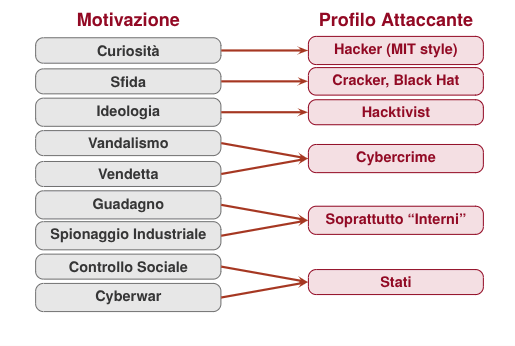
#> input picture Cyber security/img/Pasted image 20260928113901.png, 515 x 346 px, given in place of the camera
$ python ex01_components.py
#> lines starting #> are read from the running program, lines starting #| are printed output that depends on the picture; after the words box and inside, x2 and y2 are one past the last pixel; in counts of white or black regions, pixels touching at a corner belong together
### Image processing/image-processing-labs/labs/common/io.py
"""Small image, camera, and montage helpers provided to students."""

from collections.abc import Iterator, Sequence
from contextlib import contextmanager
from pathlib import Path
import sys

import cv2
import numpy as np

Panel = tuple[str, np.ndarray]
CameraRequest = tuple[str, int, float]


# [7 lines left out: function load_bgr, not called in this run]


@contextmanager
def camera_frames(camera_id: int, requests: Sequence[CameraRequest] = ()) -> Iterator[Iterator[np.ndarray]]:
    """Yield frames, restore every requested property, and release the camera."""

    # on window, prefer DirectShow to avoid issues with color controls
    CAMERA_API = cv2.CAP_DSHOW if sys.platform == "win32" else cv2.CAP_ANY

    camera = cv2.VideoCapture(camera_id, CAMERA_API)
    if not camera.isOpened():
        camera.release()
        raise RuntimeError(f"Could not open camera {camera_id}")

    def frames() -> Iterator[np.ndarray]:
        while True:
            ok, frame = camera.read()
            if not ok or frame is None:
                raise RuntimeError(f"Could not read from camera {camera_id}")
            yield frame

    original = []
    try:
        # Read every original value before a request can affect another control.
        original = [(property_id, float(camera.get(property_id))) for _, property_id, _ in requests]

        # first we set all properties, then we read them again
        requests_res = []
        for label, property_id, value in requests:
            requests_res.append(bool(camera.set(property_id, value)))

        # print the results of the requests
        for (label, property_id, value), accepted in zip(requests, requests_res):
            print(f"{label}: requested={value}, set()={accepted}, actual={float(camera.get(property_id))}")

        yield frames()

    finally:
        try:
            # Restore manual controls before re-enabling automatic controls.
            for property_id, value in reversed(original):
                camera.set(property_id, value)
        finally:
            camera.release()


def _display_bgr(image: np.ndarray) -> np.ndarray:
    if image.ndim == 2:
        return cv2.cvtColor(image, cv2.COLOR_GRAY2BGR)
    if image.ndim == 3 and image.shape[2] == 3:
        if image.dtype == np.uint8:
            return image
        maximum = 1.0 if float(np.nanmax(image)) <= 1.0 else 255.0
        return np.rint(np.clip(image, 0, maximum) * (255.0 / maximum)).astype(np.uint8)
    raise ValueError("Display panels must be grayscale or three-channel images")


def make_montage(
    panels: Sequence[Panel],
    *,
    columns: int = 2,
    panel_width: int = 480,
) -> np.ndarray:
    """Build one labelled BGR image from several result panels."""

    if not panels:
        raise ValueError("At least one panel is required")
    if columns < 1 or panel_width < 80:
        raise ValueError("Invalid montage dimensions")

    tiles = []
    for label, source in panels:
        image = _display_bgr(np.asarray(source))
        scale = panel_width / image.shape[1]
        resized = cv2.resize(
            image,
            (panel_width, max(1, round(image.shape[0] * scale))),
            interpolation=cv2.INTER_AREA if scale < 1 else cv2.INTER_LINEAR,
        )
        tile = cv2.copyMakeBorder(resized, 42, 8, 8, 8, cv2.BORDER_CONSTANT, value=(245,) * 3)
        font_scale = 0.72
        available_width = tile.shape[1] - 28
        text_width = cv2.getTextSize(label, cv2.FONT_HERSHEY_SIMPLEX, font_scale, 2)[0][0]
        if text_width > available_width:
            font_scale *= available_width / text_width
        cv2.putText(
            tile,
            label,
            (14, 29),
            cv2.FONT_HERSHEY_SIMPLEX,
            font_scale,
            (30, 30, 30),
            2,
            cv2.LINE_AA,
        )
        tiles.append(tile)

    rows = (len(tiles) + columns - 1) // columns
    cell_height = max(tile.shape[0] for tile in tiles)
    cell_width = max(tile.shape[1] for tile in tiles)
    canvas = np.full((rows * cell_height, columns * cell_width, 3), 225, np.uint8)
    for index, tile in enumerate(tiles):
        y = (index // columns) * cell_height
        x = (index % columns) * cell_width
        canvas[y : y + tile.shape[0], x : x + tile.shape[1]] = tile
    return canvas

### Image processing/image-processing-labs/labs/lab05/exercises/ex01_components.py
"""Core: label and filter the six dark objects on a printed card."""

import cv2
import numpy as np

from labs.common import camera_frames, make_montage

CAMERA_ID = 0
REQUESTS = [("width", cv2.CAP_PROP_FRAME_WIDTH, 800.0),
            ("height", cv2.CAP_PROP_FRAME_HEIGHT, 600.0)]

COLOURS = [(220, 90, 60), (70, 180, 70), (60, 100, 220),
           (200, 80, 180), (40, 190, 210), (180, 150, 40)]


def process(frame: np.ndarray):
    height, width = frame.shape[:2]
    side = min(height, width)
    top, left = (height - side) // 2, (width - side) // 2
    crop = frame[top:top + side, left:left + side]
    full_view = frame.copy()
    cv2.rectangle(full_view, (left, top), (left + side - 1, top + side - 1), (0, 200, 0), 3)

    # find components by labeling the dark objects in the binary image
    gray = cv2.cvtColor(crop, cv2.COLOR_BGR2GRAY)
    _, ink = cv2.threshold(gray, 100, 255, cv2.THRESH_BINARY_INV)

    # filter away small components based on area
    minimum_area = max(500, round(side * side * 0.0025))

    # TODO: label the white regions of ink with 8-connectivity to get count, labels,
    # stats, and centroids. Then make accepted, the list of foreground labels whose
    # area is at least minimum_area. Label 0 is the background.
    count, labels, stats, centroids = cv2.connectedComponentsWithStats(ink, connectivity=8)
    accepted = [label for label in range(1, count)
                if stats[label, cv2.CC_STAT_AREA] >= minimum_area]

    coloured = np.zeros_like(crop)
    annotated = crop.copy()
    for index, label in enumerate(accepted):
        colour = COLOURS[index % len(COLOURS)]
        coloured[labels == label] = colour
        x, y, box_width, box_height, _ = stats[label]
        cv2.rectangle(annotated, (x, y), (x + box_width, y + box_height), colour, 3)
        cv2.putText(annotated, str(index + 1), (x, max(20, y - 8)), cv2.FONT_HERSHEY_SIMPLEX, 0.75, colour, 2)

    return [("Full camera frame: crop in green", full_view),
            ("Camera card", crop),
            ("Binary objects", ink),
            ("Component labels", coloured),
            (f"Accepted objects: {len(accepted)} / 6", annotated)]


    # visualization and debugging
    coloured = np.zeros_like(crop)
    annotated = crop.copy()
    for index, label in enumerate(accepted):
        colour = COLOURS[index % len(COLOURS)]
        coloured[labels == label] = colour
        x, y, box_width, box_height, _ = stats[label]
        cv2.rectangle(annotated, (x, y), (x + box_width, y + box_height), colour, 3)
        cv2.putText(annotated, str(index + 1), (x, max(20, y - 8)), cv2.FONT_HERSHEY_SIMPLEX, 0.75, colour, 2)

    return [("Full camera frame: crop in green", full_view),
            ("Camera card", crop),
            ("Binary objects", ink),
            ("Component labels", coloured),
            (f"Accepted objects: {len(accepted)} / 6", annotated)]


def main() -> None:
    print("Fill the green square with the shape card. Press Q to quit.")
    try:
        with camera_frames(CAMERA_ID, REQUESTS) as frames:
            for frame in frames:
                cv2.imshow("Lecture 5 - components", make_montage(process(frame), columns=3, panel_width=360))
                if cv2.waitKey(1) & 0xFF in (ord("q"), ord("Q")):
                    break
#> this loop made 1 pass; (key q is pressed on pass 1)
#> (height in process, width in process, side in process, top in process, left in process, minimum_area in process, count in process, rows in make_montage) on pass 1: (346, 515, 346, 0, 84, 500, 257, 2)
#> pass 1, in process, `crop = frame[top:top + side, left:left + side]`:
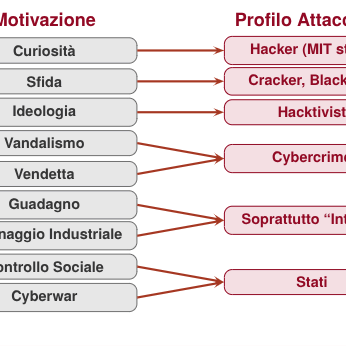
#> crop: shape (346, 346, 3); mean B, G, R 225, 223.7, 233.7
#> pass 1, in process, `gray = cv2.cvtColor(crop, cv2.COLOR_BGR2GRAY)`:
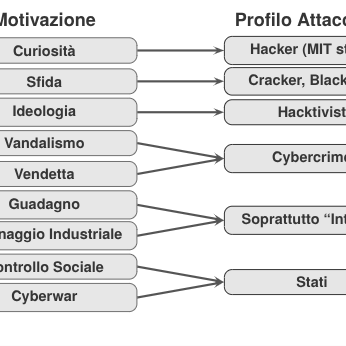
#> gray: shape (346, 346); min 53, max 255, mean 226.9
#> pass 1, in process, `_, ink = cv2.threshold(gray, 100, 255, cv2.THRESH_BINARY_INV)`:
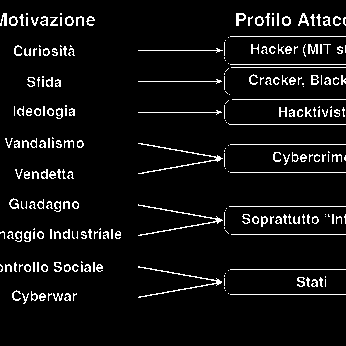
#> ink: shape (346, 346); 6.2% white in thin lines or dots, all inside (x1, y1, x2, y2) = (0, 13, 346, 304)
#> pass 1, in process, `count, labels, stats, centroids = cv2.connectedComponentsWithStats(ink..`:
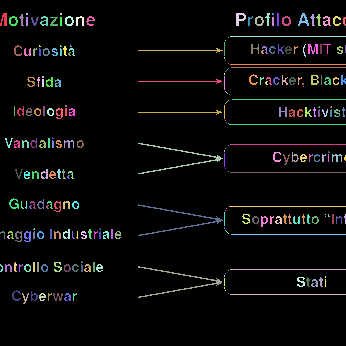
#> labels: shape (346, 346) int32; 257 distinct labels, from 0 to 256; one colour per label, 0 black
    finally:
        cv2.destroyAllWindows()


if __name__ == "__main__":
    main()

$ run again, on Cyber security/img/Pasted image 20261002114222.png
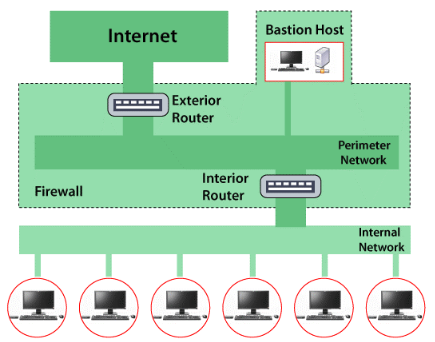
#> input picture Cyber security/img/Pasted image 20261002114222.png, 435 x 342 px, given in place of the camera
#> the loop in main, `for frame in frames:` made 1 pass; (key q is pressed on pass 1)
#> (height in process, width in process, side in process, top in process, left in process, minimum_area in process, count in process, rows in make_montage) on pass 1: (342, 435, 342, 0, 46, 500, 252, 2)
#> pass 1, in process, `_, ink = cv2.threshold(gray, 100, 255, cv2.THRESH_BINARY_INV)`:
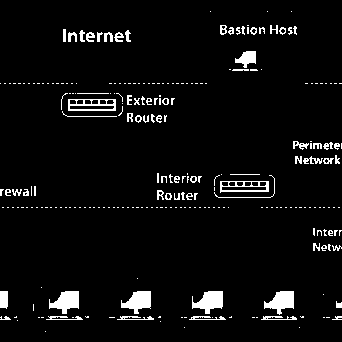
#> ink: shape (342, 342); 5% white; 251 white regions (178 under 20 px), largest, box (x1, y1, x2, y2) and area: (192, 291, 223, 314) 451, (49, 291, 79, 314) 433, (264, 291, 294, 315) 431
#> pass 1, in process, `count, labels, stats, centroids = cv2.connectedComponentsWithStats(ink..`:
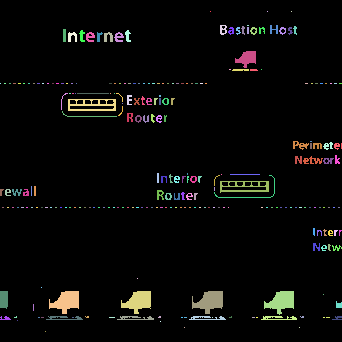
#> labels: shape (342, 342) int32; 252 distinct labels, from 0 to 251; one colour per label, 0 black

$ run again, on Cyber security/img/Pasted image 20261002115137.png
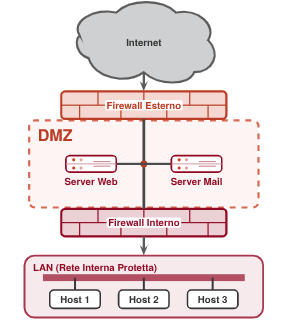
#> input picture Cyber security/img/Pasted image 20261002115137.png, 289 x 324 px, given in place of the camera
#> the loop in main, `for frame in frames:` made 1 pass; (key q is pressed on pass 1)
#> (height in process, width in process, side in process, top in process, left in process, minimum_area in process, count in process, accepted in process) on pass 1: (324, 289, 289, 17, 0, 500, 155, [10])
#> pass 1, in process, `_, ink = cv2.threshold(gray, 100, 255, cv2.THRESH_BINARY_INV)`:
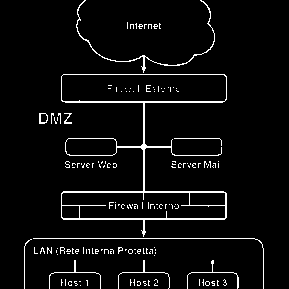
#> ink: shape (289, 289); 4.7% white in thin lines or dots, all inside (x1, y1, x2, y2) = (24, 0, 264, 289)
#> pass 1, in process, `count, labels, stats, centroids = cv2.connectedComponentsWithStats(ink..`:
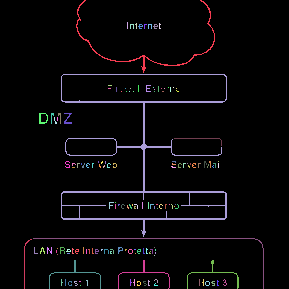
#> labels: shape (289, 289) int32; 155 distinct labels, from 0 to 154; one colour per label, 0 black

$ run again, on Cyber security/img/Pasted image 20261002115801.png
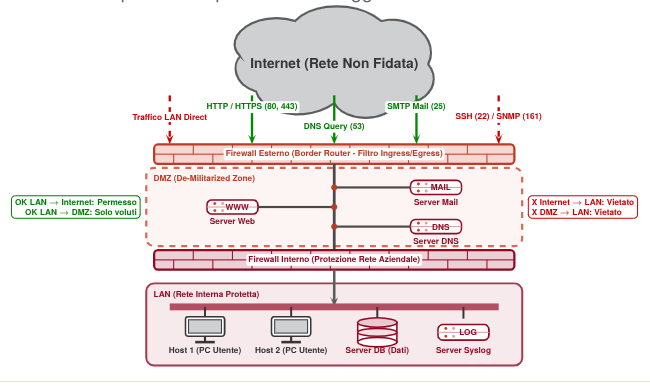
#> input picture Cyber security/img/Pasted image 20261002115801.png, 650 x 386 px, given in place of the camera
#> the loop in main, `for frame in frames:` made 1 pass; (key q is pressed on pass 1)
#> (height in process, width in process, side in process, top in process, left in process, minimum_area in process, count in process, accepted in process) on pass 1: (386, 650, 386, 0, 132, 500, 519, [82])
#> pass 1, in process, `_, ink = cv2.threshold(gray, 100, 255, cv2.THRESH_BINARY_INV)`:
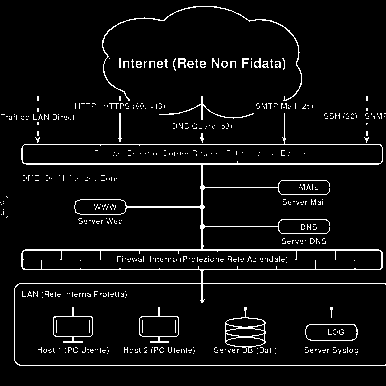
#> ink: shape (386, 386); 5.4% white in thin lines or dots
#> pass 1, in process, `count, labels, stats, centroids = cv2.connectedComponentsWithStats(ink..`:
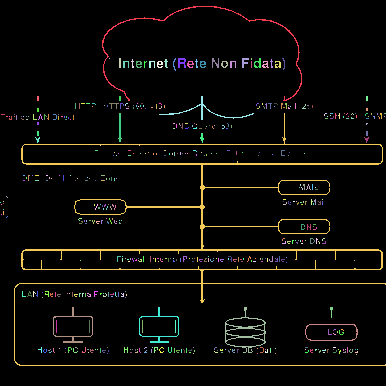
#> labels: shape (386, 386) int32; 519 distinct labels, from 0 to 518; one colour per label, 0 black
